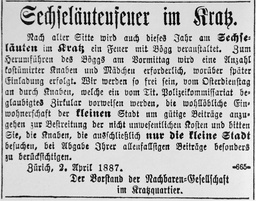
#> input picture лаба1/images/text_2/2.jpg, 256 x 201 px, shrunk from 1158 x 910 before the run
$ python 'лаба1.py'
#> lines starting #> are read from the running program, lines starting #| are printed output that depends on the picture; after the words box and inside, x2 and y2 are one past the last pixel; in counts of white or black regions, pixels touching at a corner belong together
import cv2 as cv
import numpy as np
 # Зчитуємо фотку
img = cv.imread("images/text_2/2.jpg")
#> img is the input picture: shape (201, 256, 3); min 0, max 255, mean 188.2
 # Створюємо масив з сірим відтінком
grey = []
for RGB_Pixel in img:
    list_num_gray = []
    for grey_pixel in RGB_Pixel:
        list_num_gray.append(sum(grey_pixel) // 3)
    grey.append(list_num_gray)
#> after the loop, grey = 201 items

 # Створюємо об'єкт з сірими відтінками
grey_img = np.array(grey, dtype=np.uint8)
img_grey = cv.imwrite("images/text_2/grey_image.jpg", grey_img)


# Адаптивна бінаризація. метод Крістіана
def adaptive_binarization(image, window_size, c):
    # Отримуємо розмір зображення
#> called with window_size = 15, c = 0.5
    height, width = image.shape
#> height = 201; width = 256

    # Створюємо вихідне зображення для результату бінаризації
    binarized_image = np.zeros((height, width), dtype=np.uint8)

    # Проходимо по кожному пікселю в зображенні
    for y in range(height):
        for x in range(width):
            # Обчислюємо локальний поріг бінаризації за методом Крістіана
            sum_pixels = 0
            count_pixels = 0
            for i in range(-window_size // 2, window_size // 2 + 1):
                for j in range(-window_size // 2, window_size // 2 + 1):
                    if 0 <= y + i < height and 0 <= x + j < width:
                        sum_pixels += image[y + i, x + j]
                        count_pixels += 1

            local_threshold = (sum_pixels / count_pixels) - c

            # Виконуємо бінаризацію
            if image[y, x] > local_threshold:
                binarized_image[y, x] = 255
            else:
                binarized_image[y, x] = 0
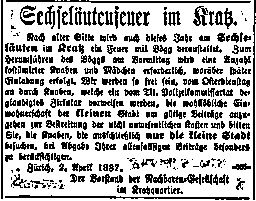
#> binarized_image: shape (201, 256); 69.5% white; black in thin lines or dots

    return binarized_image

# Зчитуємо чорно-біле зображення (відтінки сірого)
input_image = cv.imread('images/text_2/grey_image.jpg', cv.IMREAD_GRAYSCALE)

# Викликаємо адаптивну бінаризацію зі своїми параметрами
window_size = 15
c = 0.5
result_image = adaptive_binarization(input_image, window_size, c)

# Інвертуємо кольори (чорний на білому фоні до білого на чорному фоні)
inverted_binary_image = cv.bitwise_not(result_image)
#> inverted_binary_image: shape (201, 256); 30.5% white in thin lines or dots

# Загружаємо результат(и)
cv.imwrite("images/text_2/binar_image.jpg", result_image)
cv.imwrite("images/text_2/inverted_binary_image.jpg", inverted_binary_image)

# Знаходимо контури об'єкта на бінарному зображенні
contours, _ = cv.findContours(inverted_binary_image, cv.RETR_EXTERNAL, cv.CHAIN_APPROX_SIMPLE)
#> contours = 409 contours, 211 with area under 20; largest, box (x1, y1, x2, y2) and area: (5, 195, 250, 200) 266, (6, 0, 251, 3) 230, (1, 0, 3, 199) 198, (253, 0, 256, 200) 176, (193, 6, 208, 26) 143

# Створюємо порожню маску з такими ж розмірами, як і вхідне зображення
mask = np.zeros_like(inverted_binary_image, dtype=np.uint8)

# Малюємо контури об'єкта на масці
cv.drawContours(mask, contours, -1, (255), thickness=cv.FILLED)
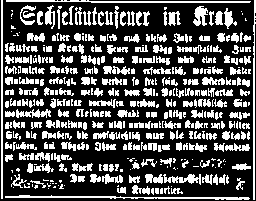
#> mask: shape (201, 256); 32.1% white; 409 white regions (120 under 20 px), largest, box (x1, y1, x2, y2) and area: (5, 195, 250, 200) 511, (6, 0, 251, 3) 475, (1, 0, 3, 199) 398

# Вирізаємо об'єкт з оригінального зображення за допомогою маски
object_cut = cv.bitwise_and(img, img, mask=mask)
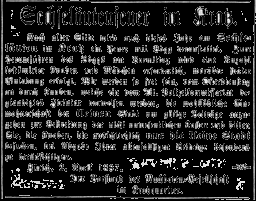
#> object_cut: shape (201, 256, 3); min 0, max 255, mean 37.2

# Зберігаємо вирізаний об'єкт
cv.imwrite("images/text_2/image_cut.jpg", object_cut)
